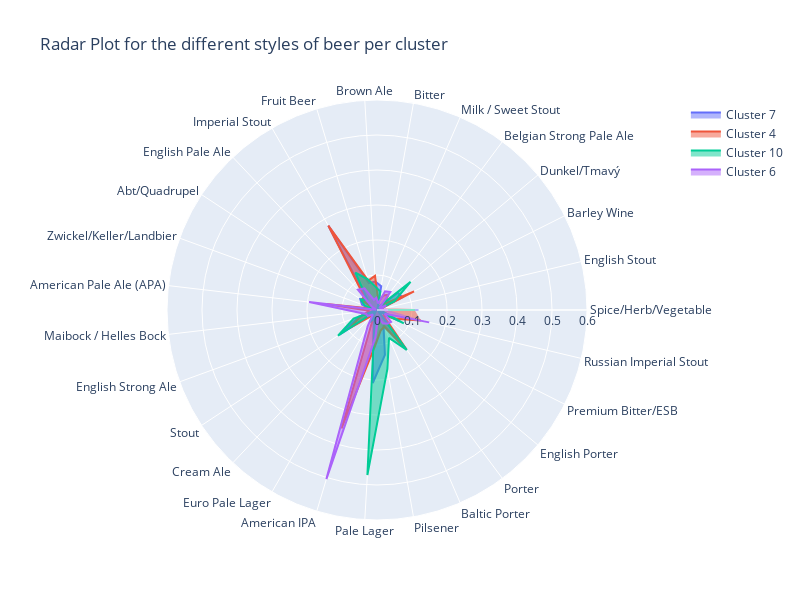

Notebook cell for this chart:
### Code cell
#radar plot
# number of variable
categories=(list(df_radar_shuffled)[1:])

data1 = df_radar_shuffled.loc[0].drop('Cluster').values.flatten().tolist()
data2 = df_radar_shuffled.loc[1].drop('Cluster').values.flatten().tolist()
data3 = df_radar_shuffled.loc[2].drop('Cluster').values.flatten().tolist()
data4 = df_radar_shuffled.loc[3].drop('Cluster').values.flatten().tolist()


# Create the figure and plot
fig = go.Figure()
fig.add_trace(go.Scatterpolar(r=data1, theta=categories, fill='toself', name='Cluster 7'))
fig.add_trace(go.Scatterpolar(r=data2, theta=categories, fill='toself', name='Cluster 4'))
fig.add_trace(go.Scatterpolar(r=data3, theta=categories, fill='toself', name='Cluster 10'))
fig.add_trace(go.Scatterpolar(r=data4, theta=categories, fill='toself', name='Cluster 6'))

# Customize the layout and show the plot
fig.update_layout(
    polar=go.layout.Polar(
        radialaxis=go.layout.polar.RadialAxis(
            visible=True,
            range=[0, 0.6]
        )
    ),
    showlegend=True,
    width=800,
    height=600,
    title='Radar Plot for the different styles of beer per cluster',
    paper_bgcolor = 'rgba(0,0,0,0)'
)

fig.write_html('../plots_html/radar_plot.html')
fig.show()

### Figure 1 — Plotly figure (JSON) as saved in the notebook; plotly's stock layout.template omitted (floating-point values rounded to 4 significant figures)
{"data": [{"fill": "toself", "name": "Cluster 7", "r": [0.1186, 0.002019, 0.08084, 0.07731, 0.01049, 0.004419, 0.06923, 0.08118, 0.0805, 0.278, 0.04223, 0.05726, 0.04578, 0.01893, 0.001857, 0.05476, 0.1284, 0.009569, 0.01264, 0.03484, 0.2089, 0.1303, 0.04692, 0.141, 0.004621, 0.06976, 0.01146], "theta": ["Spice/Herb/Vegetable", "English Stout", "Barley Wine", "Dunkel/Tmavý", "Belgian Strong Pale Ale", "Milk / Sweet Stout", "Bitter", "Brown Ale", "Fruit Beer", "Imperial Stout", "English Pale Ale", "Abt/Quadrupel", "Zwickel/Keller/Landbier", "American Pale Ale (APA)", "Maibock / Helles Bock", "English Strong Ale", "Stout", "Cream Ale", "Euro Pale Lager", "American IPA", "Pale Lager", "Pilsener", "Baltic Porter", "Porter", "English Porter", "Premium Bitter/ESB", "Russian Imperial Stout"], "type": "scatterpolar"}, {"fill": "toself", "name": "Cluster 4", "r": [0.1076, 0.006342, 0.1184, 0.0275, 0.05443, 0.04529, 0.02353, 0.09767, 0.08762, 0.2783, 0.05401, 0.05167, 0.01116, 0.1472, 0.02172, 0.04768, 0.09408, 0.02433, 0.01789, 0.3532, 0.1045, 0.05967, 0.05202, 0.1413, 0.02283, 0.05611, 0.129], "theta": ["Spice/Herb/Vegetable", "English Stout", "Barley Wine", "Dunkel/Tmavý", "Belgian Strong Pale Ale", "Milk / Sweet Stout", "Bitter", "Brown Ale", "Fruit Beer", "Imperial Stout", "English Pale Ale", "Abt/Quadrupel", "Zwickel/Keller/Landbier", "American Pale Ale (APA)", "Maibock / Helles Bock", "English Strong Ale", "Stout", "Cream Ale", "Euro Pale Lager", "American IPA", "Pale Lager", "Pilsener", "Baltic Porter", "Porter", "English Porter", "Premium Bitter/ESB", "Russian Imperial Stout"], "type": "scatterpolar"}, {"fill": "toself", "name": "Cluster 10", "r": [0.1084, 0.002703, 0.05572, 0.1251, 0.01644, 0.003009, 0.05345, 0.06614, 0.09124, 0.1235, 0.03924, 0.0564, 0.03719, 0.008831, 0.001034, 0.07135, 0.1334, 0.004001, 0.04039, 0.0232, 0.4721, 0.171, 0.08669, 0.1425, 0.004661, 0.08574, 0.01568], "theta": ["Spice/Herb/Vegetable", "English Stout", "Barley Wine", "Dunkel/Tmavý", "Belgian Strong Pale Ale", "Milk / Sweet Stout", "Bitter", "Brown Ale", "Fruit Beer", "Imperial Stout", "English Pale Ale", "Abt/Quadrupel", "Zwickel/Keller/Landbier", "American Pale Ale (APA)", "Maibock / Helles Bock", "English Strong Ale", "Stout", "Cream Ale", "Euro Pale Lager", "American IPA", "Pale Lager", "Pilsener", "Baltic Porter", "Porter", "English Porter", "Premium Bitter/ESB", "Russian Imperial Stout"], "type": "scatterpolar"}, {"fill": "toself", "name": "Cluster 6", "r": [0.03148, 0.008851, 0.02966, 0.008698, 0.06388, 0.05807, 0.0191, 0.0353, 0.03046, 0.07164, 0.07963, 0.01833, 0.002625, 0.195, 0.05652, 0.03315, 0.0318, 0.01719, 0.05362, 0.5044, 0.07844, 0.02085, 0.04146, 0.04921, 0.05268, 0.02444, 0.1533], "theta": ["Spice/Herb/Vegetable", "English Stout", "Barley Wine", "Dunkel/Tmavý", "Belgian Strong Pale Ale", "Milk / Sweet Stout", "Bitter", "Brown Ale", "Fruit Beer", "Imperial Stout", "English Pale Ale", "Abt/Quadrupel", "Zwickel/Keller/Landbier", "American Pale Ale (APA)", "Maibock / Helles Bock", "English Strong Ale", "Stout", "Cream Ale", "Euro Pale Lager", "American IPA", "Pale Lager", "Pilsener", "Baltic Porter", "Porter", "English Porter", "Premium Bitter/ESB", "Russian Imperial Stout"], "type": "scatterpolar"}], "layout": {"height": 600, "paper_bgcolor": "rgba(0,0,0,0)", "polar": {"radialaxis": {"range": [0, 0.6], "visible": true}}, "showlegend": true, "title": {"text": "Radar Plot for the different styles of beer per cluster"}, "width": 800}}
